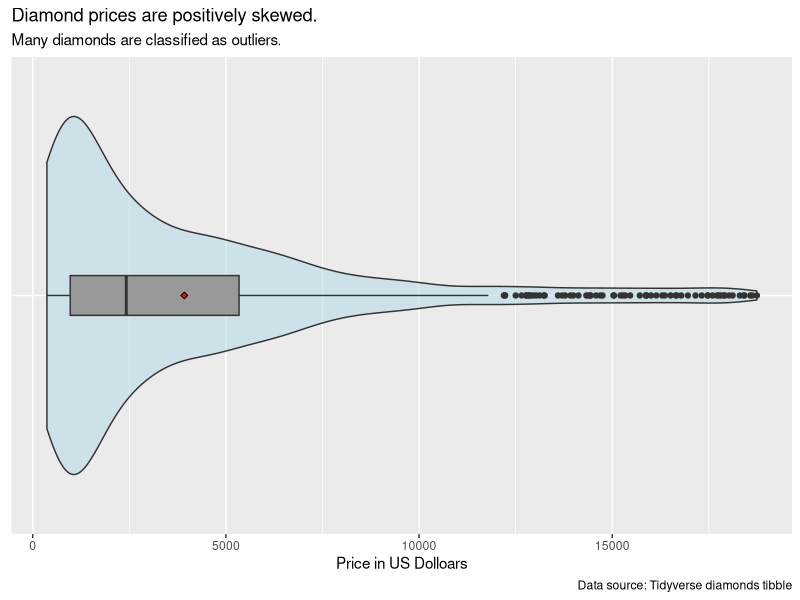
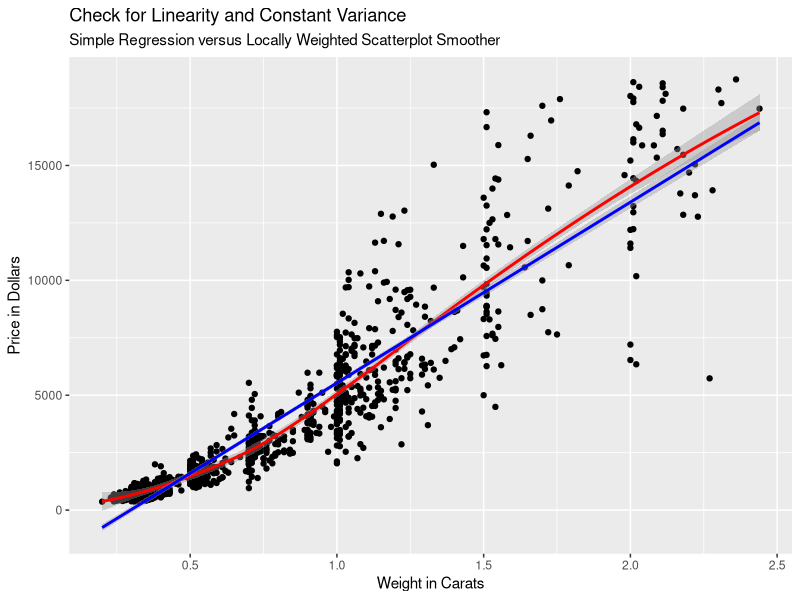
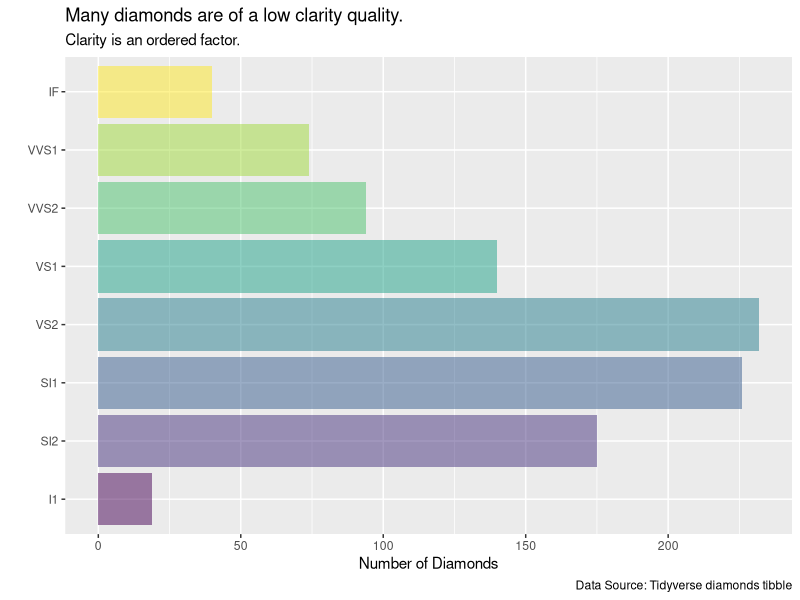
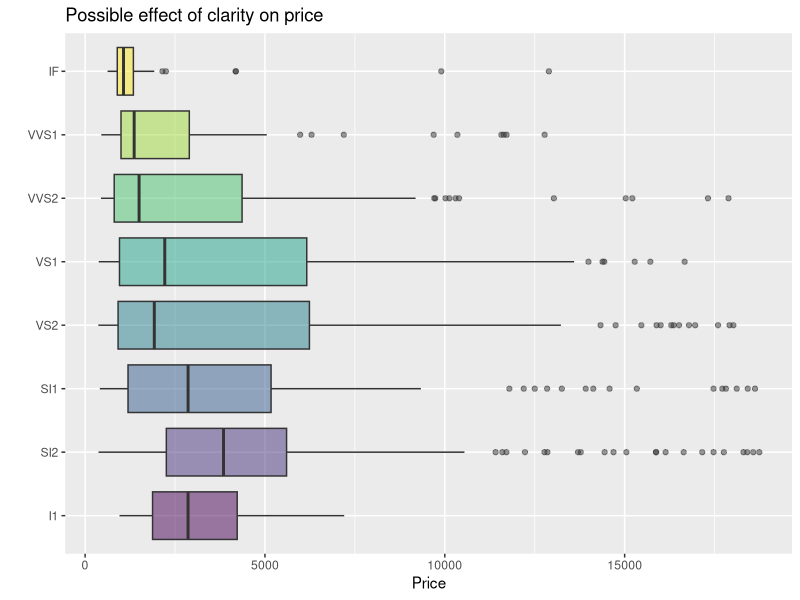
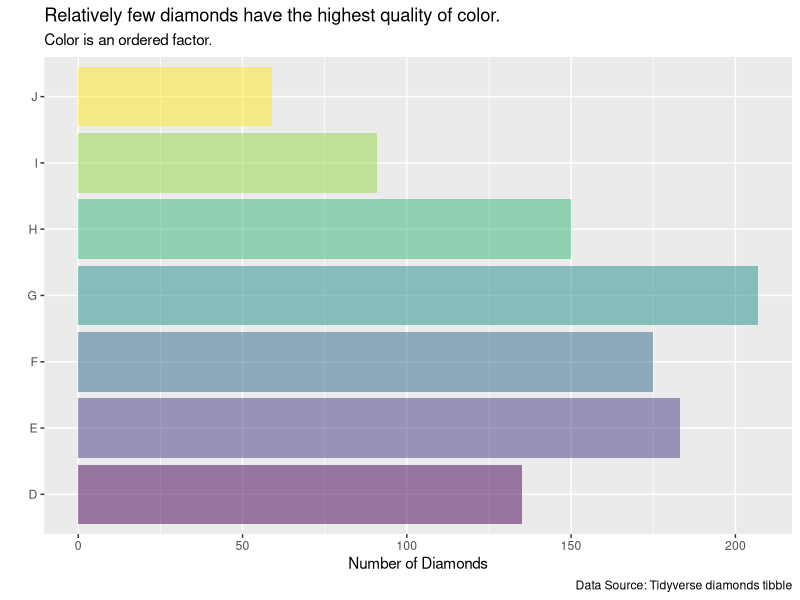
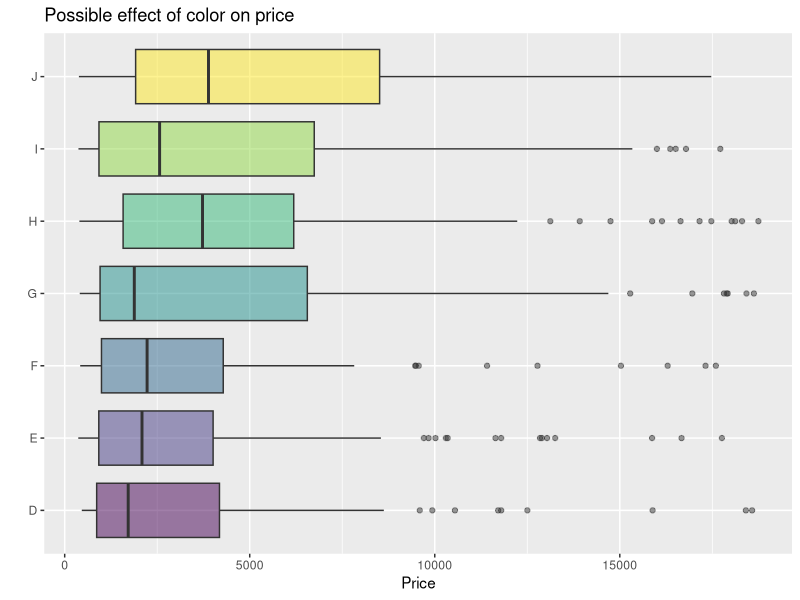
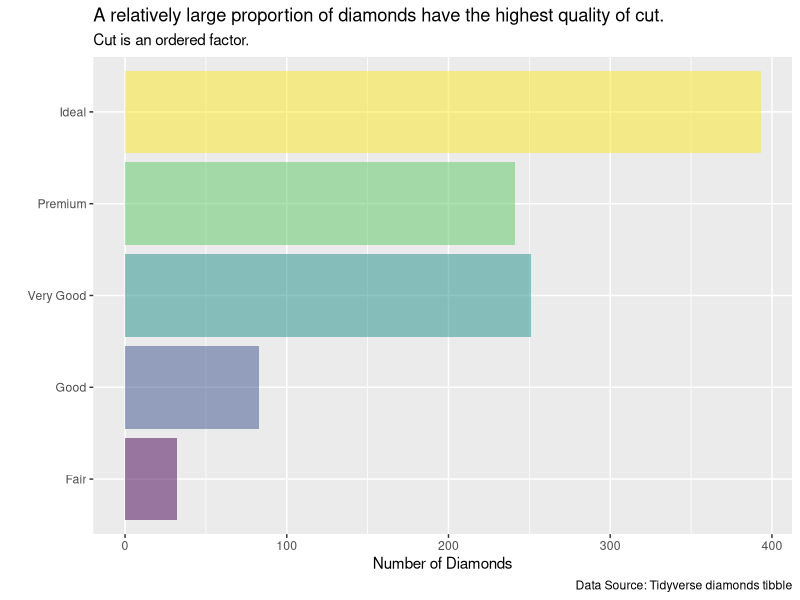
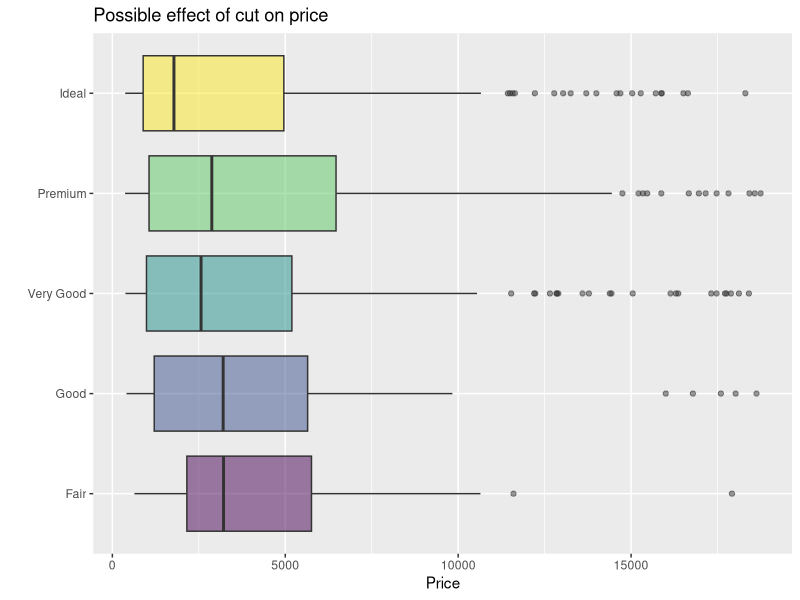

Write the R code that produced these figures, in order.
## ---- chunk 1
knitr::opts_chunk$set(echo = TRUE,
                      message = FALSE,
                      warning = FALSE)
library(tidyverse)
library(car)
library(modelr)
## ---- chunk 2
 # Needed so all get the sample random choice of observations
set.seed(1234)
diamonds2 <- diamonds %>%
  filter(carat < 3) %>% 
  sample_n(1000)
## ---- chunk 3
diamonds2 %>%
  ggplot(aes(x = price, y = factor("Price"))) +
  geom_violin(fill = "lightblue", alpha = 0.5) +
  geom_boxplot(width = 0.10, fill = "grey60") +
  stat_summary(fun = "mean",
    geom = "point",
    shape = 23,
    size = 1.5,
    fill = "red") +
  labs(
    title = "Diamond prices are positively skewed.",
    subtitle = "Many diamonds are classified as outliers.",
    x = "Price in US Dolloars",
    y = "",
    caption = "Data source: Tidyverse diamonds tibble"
  ) +
  theme(
    axis.title.y = element_blank(),
    axis.text.y = element_blank(),
    axis.ticks.y = element_blank()
    )
    
## ---- chunk 4
diamonds2 %>%
  ggplot(aes(x = carat, y = price)) +
  geom_point() +
  geom_smooth(method = "loess", color = "red") +
  geom_smooth(method = "lm", color = "blue") +
  labs(
    title = "Check for Linearity and Constant Variance",
    subtitle = "Simple Regression versus Locally Weighted Scatterplot Smoother",
    x = "Weight in Carats",
    y = "Price in Dollars"
  )
## ---- chunk 5
diamonds2 %>% 
  count(clarity)
diamonds2 %>%
  ggplot(aes(y = clarity, fill = clarity)) + 
  geom_bar(show.legend = FALSE, alpha = 0.5) +
  labs(
    title = "Many diamonds are of a low clarity quality.",
    subtitle = "Clarity is an ordered factor.",
    x = "Number of Diamonds",
    y = "",
    caption = "Data Source: Tidyverse diamonds tibble"
  )
## ---- chunk 6
diamonds2 %>%
  ggplot(aes(y = clarity, x = price, fill = clarity)) +
  geom_boxplot(show.legend = FALSE, alpha = 0.5) +
  labs(title = "Possible effect of clarity on price",
  y = "",
  x = "Price")
## ---- chunk 7
diamonds2 %>% 
  count(color)
diamonds2 %>%
  ggplot(aes(y = color, fill = color)) + 
  geom_bar(show.legend = FALSE, alpha = 0.5) +
  labs(
    title = "Relatively few diamonds have the highest quality of color.",
    subtitle = "Color is an ordered factor.",
    x = "Number of Diamonds",
    y = "",
    caption = "Data Source: Tidyverse diamonds tibble"
  )
## ---- chunk 8
diamonds2 %>%
  ggplot(aes(y = color, x = price, fill = color)) +
  geom_boxplot(show.legend = FALSE, alpha = 0.5) +
  labs(title = "Possible effect of color on price",
       y = "",
       x = "Price")
## ---- chunk 9
diamonds2 %>% 
  count(cut)
diamonds2 %>%
  ggplot(aes(y = cut, fill = cut)) + 
  geom_bar(show.legend = FALSE, alpha = 0.5) +
  labs(
    title = "A relatively large proportion of diamonds have the highest quality of cut.",
    subtitle = "Cut is an ordered factor.",
    x = "Number of Diamonds",
    y = "",
    caption = "Data Source: Tidyverse diamonds tibble"
  )
## ---- chunk 10
diamonds2 %>%
  ggplot(aes(y = cut, x = price, fill = cut)) +
  geom_boxplot(show.legend = FALSE, alpha = 0.5) +
  labs(title = "Possible effect of cut on price",
       y = "",
       x = "Price")
## ---- chunk 11
diamonds2 %>%
  ggplot(aes(y = clarity, x = carat, fill = clarity)) +
  geom_boxplot(show.legend = FALSE, alpha = 0.5) +
  labs(title = "Many of the diamonds with the highest grade of clarity are light weight.",
       y = "",
       x = "Weight in Carats") 
## ---- chunk 12
diamonds2 %>%
  ggplot(aes(y = cut, x = carat, fill = cut)) +
  geom_boxplot(show.legend = FALSE, alpha = 0.5) +
  labs(title = "Many of the diamonds with the highest grade of cut are light weight.",
       y = "",
       x = "Weight in Carats") 
## ---- chunk 13
diamonds2 %>%
  ggplot(aes(x = carat, y = log(price))) +
  geom_point() +
  geom_smooth(color = "red") +
  geom_smooth(method = "lm", color = "blue")
## ---- chunk 14
diamonds2 %>%
  ggplot(aes(x = log(carat), y = price)) +
  geom_point() +
  geom_smooth(color = "red") +
  geom_smooth(method = "lm", color = "blue")
## ---- chunk 15
diamonds2 %>%
  ggplot(aes(x = log(carat), y = log(price))) +
  geom_point() +
  geom_smooth(color = "red") +
  geom_smooth(method = "lm", color = "blue")
## ---- chunk 16
model <- lm(log(price) ~ log(carat), data = diamonds2)
## ---- chunk 17
diamonds2 <- diamonds2 %>%
  add_residuals(model) %>% 
  mutate(resid = exp(resid))
## ---- chunk 18
diamonds2 %>% 
  ggplot(aes(x = resid, y = factor("Price"))) +
  geom_violin(fill = "lightblue", alpha = 0.5) +
  geom_boxplot(width = 0.10, fill = "grey60") +
  stat_summary(fun = "mean",
    geom = "point",
    shape = 23,
    size = 1.5,
    fill = "red") +
  labs(
    title = "Diamond prices residuals are positively skewed.",
    subtitle = "Residuals after removing the effect of size.",
    x = "Residuals in US Dolloars",
    y = "",
    caption = "Data source: Tidyverse diamonds tibble"
  )
  theme(
    axis.title.y = element_blank(),
    axis.text.y = element_blank(),
    axis.ticks.y = element_blank()
    )
## ---- chunk 19
diamonds2 %>%
  ggplot(mapping = aes(x = carat, y = resid)) +
  geom_point() +
  geom_smooth()
## ---- chunk 20
diamonds2 %>%
  ggplot(aes(y = cut, x = resid, fill = cut)) +
  geom_boxplot(show.legend = FALSE, alpha = 0.5) +
  labs(title = "Higher quality cut diamonds have larger residuals.",
       subtitle = "Residuals from a simple regression of price on diamond size (carat)",
       y = "",
       x = "Residuals in Dollars")
## ---- chunk 21
diamonds2 %>%
  ggplot(aes(y = clarity, x = resid, fill = clarity)) +
  geom_boxplot(show.legend = FALSE, alpha = 0.5) +
  labs(title = "Higher quality clarity diamonds have larger residuals.",
       subtitle = "Residuals from a simple regression of price on diamond size (carat)",
       y = "",
       x = "Residuals in Dollars")
## ---- chunk 22
diamonds2 %>%
  ggplot(aes(x = log(carat), y = log(price), color = clarity)) +
  geom_point() +
  geom_smooth(method = "lm")
## ---- chunk 23
diamonds2 %>%
  ggplot(aes(x = log(carat), y = log(price), color = color)) +
  geom_point() +
  geom_smooth(method = "lm")
## ---- chunk 24
diamonds2 %>%
  ggplot(aes(x = log(carat), y = log(price), color = cut)) +
  geom_point() +
  geom_smooth(method = "lm")
## ---- chunk 25
model <- lm(log(price) ~ log(carat) + clarity + color + cut + cut * log(carat),
            data = diamonds2)
## ---- chunk 26
diamonds2 %>%
  add_residuals(model) %>% 
  mutate(resid = exp(resid)) %>%
  select(resid, carat, clarity, color, cut) %>% 
  ggplot(aes(x = resid, y = factor("Price"))) +
  geom_violin(fill = "lightblue", alpha = 0.5) +
  geom_boxplot(width = 0.10, fill = "grey60") +
  stat_summary(fun = "mean",
    geom = "point",
    shape = 23,
    size = 1.5,
    fill = "red") +
  labs(
    title = "The residuals may not be normally distributed.",
    subtitle = "After removal of carat, clarity, color, and cut effects.",
    x = "Residuals in US Dolloars",
    y = "",
    caption = "Data source: Tidyverse diamonds tibble"
  )
  theme(
    axis.title.y = element_blank(),
    axis.text.y = element_blank(),
    axis.ticks.y = element_blank()
    )
## ---- chunk 27
model %>% summary()
model %>% anova()
## ---- chunk 28
diamonds2 %>% 
  select(carat, cut, clarity, color) %>% 
  summary()
## ---- chunk 29
carat <- 1
clarity <- "IF"
color <- "J"
cut <- "Ideal"

new_data <- data.frame(carat, cut, color, clarity)
predicted <- predict(object = model, newdata = new_data, interval = "predict") %>%
  exp() %>% 
  round(0)
predicted
